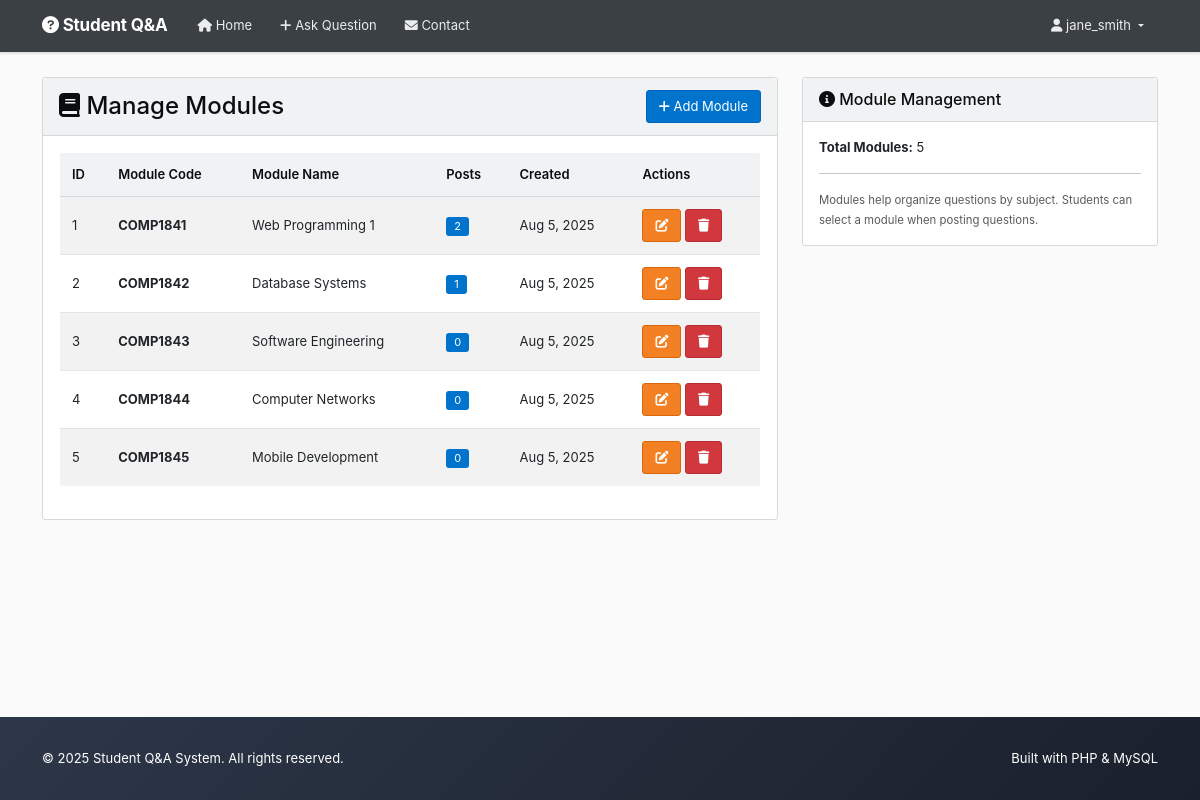
Page /manage_modules.php (signed in) on the committed database.
### tables this page shows
CREATE TABLE
    modules (
        id INT AUTO_INCREMENT PRIMARY KEY,
        module_name VARCHAR(100) NOT NULL,
        module_code VARCHAR(20) NOT NULL,
        created_at TIMESTAMP DEFAULT CURRENT_TIMESTAMP
    );

### manage_modules.php (called while the page is built, shortened)
<?php
try {
    $pdo = getConnection();
    $stmt = $pdo->prepare("SELECT m.*, COUNT(p.id) as post_count FROM modules m LEFT JOIN posts p ON m.id = p.module_id GROUP BY m.id ORDER BY m.module_code");
    $stmt->execute();
    $modules = $stmt->fetchAll();
} catch (PDOException $e) {
    $modules = [];
}
include 'templates/header.php';
include 'templates/manage_modules_template.php';
include 'templates/footer.php';
?>

### templates/manage_modules_template.php (the view, shortened to what this page needs)
<div class="row">
    <div class="col-md-8">
        <div class="card">
            <div class="card-header d-flex justify-content-between align-items-center">
                <h4 class="mb-0"><i class="fas fa-book"></i> Manage Modules</h4>
                <button class="btn btn-primary btn-sm" data-bs-toggle="modal" data-bs-target="#addModuleModal">
                    <i class="fas fa-plus"></i> Add Module
                </button>
            </div>
            <div class="card-body">
                <div class="table-responsive">
                    <table class="table table-striped">
                        <thead>
                            <tr>
                                <th>ID</th>
                                <th>Module Code</th>
                                <th>Module Name</th>
                                <th>Posts</th>
                                <th>Created</th>
                                <th>Actions</th>
                            </tr>
                        </thead>
                        <tbody>
                            <?php foreach ($modules as $module): ?>
                                <tr>
                                    <td><?php echo $module['id']; ?></td>
                                    <td><strong><?php echo htmlspecialchars($module['module_code']); ?></strong></td>
                                    <td><?php echo htmlspecialchars($module['module_name']); ?></td>
                                    <td><span class="badge bg-info"><?php echo $module['post_count']; ?></span></td>
                                    <td><?php echo date('M j, Y', strtotime($module['created_at'])); ?></td>
                                    <td>
                                        <button class="btn btn-sm btn-warning" onclick="editModule(<?php echo htmlspecialchars(json_encode($module)); ?>)">
                                            <i class="fas fa-edit"></i>
                                        </button>
                                        <button class="btn btn-sm btn-danger" onclick="deleteModule(<?php echo $module['id']; ?>, '<?php echo htmlspecialchars($module['module_code']); ?>')">
                                            <i class="fas fa-trash"></i>
                                        </button>
                                    </td>
                                </tr>
                            <?php endforeach; ?>
                        </tbody>
                    </table>
                </div>
            </div>
        </div>
    </div>
    <div class="col-md-4">
        <div class="card">
            <div class="card-header">
                <h6 class="mb-0"><i class="fas fa-info-circle"></i> Module Management</h6>
            </div>
            <div class="card-body">
                <p><strong>Total Modules:</strong> <?php echo count($modules); ?></p>
                <hr>
                <small class="text-muted">
                    Modules help organize questions by subject. Students can select a module when posting questions.
                </small>
            </div>
        </div>
    </div>
</div>

### styles.css (style rules this page uses)
:root { --so-orange: #f48024; --so-orange-dark: #da670b; --so-blue: #0074cc; --so-blue-dark: #0063bf; --so-green: #5eba7d; --so-red: #d1383d; --so-yellow: #fff8dc; --so-gray-50: #fafafb; --so-gray-100: #f1f2f3; --so-gray-200: #e3e6e8; --so-gray-300: #d6d9dc; --so-gray-400: #9fa6ad; --so-gray-500: #6a737c; --so-gray-600: #525960; --so-gray-700: #3b4045; --so-gray-800: #2f3337; --so-gray-900: #232629; --so-white: #ffffff; --so-black: #0c0d0e; --shadow-sm: 0 1px 2px rgba(0, 0, 0, 0.05); --shadow-md: 0 1px 3px rgba(0, 0, 0, 0.1); --shadow-lg: 0 4px 6px rgba(0, 0, 0, 0.1); }
body { font-family: -apple-system, BlinkMacSystemFont, "Segoe UI Adjusted", "Segoe UI", "Liberation Sans", sans-serif; line-height: 1.5; background-color: var(--so-gray-50); color: var(--so-black); font-size: 13px; min-height: 100vh; display: flex; flex-direction: column; }
.card { border: 1px solid var(--so-gray-300); background-color: var(--so-white); border-radius: 3px; box-shadow: none; transition: all 0.15s ease; overflow: visible; }
.card-header { background-color: var(--so-gray-100); color: var(--so-black); border-bottom: 1px solid var(--so-gray-300); font-weight: 600; border-radius: 3px 3px 0 0; padding: 12px 16px; font-size: 15px; }
.card-header h1, .card-header h2, .card-header h3, .card-header h4, .card-header h5, .card-header h6 { color: var(--so-black); margin-bottom: 0; }
.btn { font-weight: 400; border-radius: 3px; transition: all 0.1s ease; padding: 8px 12px; border: 1px solid; font-size: 13px; line-height: 1.15384615; }
.btn-primary { background-color: var(--so-blue); border-color: var(--so-blue-dark); color: var(--so-white); }
.btn-danger { background-color: var(--so-red); border-color: #b52d32; color: var(--so-white); }
.btn-warning { background-color: var(--so-orange); border-color: var(--so-orange-dark); color: var(--so-white); }
.table { background-color: var(--so-white); border-radius: 3px; overflow: hidden; box-shadow: none; border: 1px solid var(--so-gray-300); }
.table thead th { background-color: var(--so-gray-100); color: var(--so-black); border-bottom: 1px solid var(--so-gray-300); font-weight: 600; padding: 12px; font-size: 13px; }
.table tbody tr { transition: background-color 0.1s ease; }
.table tbody td { padding: 12px; border-color: var(--so-gray-200); vertical-align: middle; font-size: 13px; }
.badge { font-weight: 400; letter-spacing: normal; border-radius: 3px; padding: 4px 8px; font-size: 11px; }
.badge.bg-info { background-color: var(--so-blue) !important; color: var(--so-white); }

### rows in the picture
modules: id "1", module_code "COMP1841", module_name "Web Programming 1", post_count "2", created_at "Aug 5, 2025"
modules: id "2", module_code "COMP1842", module_name "Database Systems", post_count "1", created_at "Aug 5, 2025"
modules: id "3", module_code "COMP1843", module_name "Software Engineering", post_count "0", created_at "Aug 5, 2025"
modules: id "4", module_code "COMP1844", module_name "Computer Networks", post_count "0", created_at "Aug 5, 2025"
modules: id "5", module_code "COMP1845", module_name "Mobile Development", post_count "0", created_at "Aug 5, 2025"

### other values in the picture
$_SESSION['username'] "jane_smith"
count($modules) "5"
